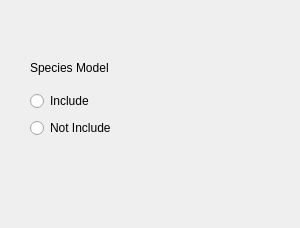
<?xml version="1.0" encoding="UTF-8"?>
<ui version="4.0">
 <class>SpeciesModelPage</class>
 <widget class="QWizardPage" name="SpeciesModelPage">
  <property name="geometry">
   <rect>
    <x>0</x>
    <y>0</y>
    <width>300</width>
    <height>228</height>
   </rect>
  </property>
  <property name="windowTitle">
   <string>WizardPage</string>
  </property>
  <widget class="QWidget" name="title" native="true">
   <property name="geometry">
    <rect>
     <x>30</x>
     <y>50</y>
     <width>171</width>
     <height>35</height>
    </rect>
   </property>
   <layout class="QHBoxLayout" name="horizontalLayout">
    <item>
     <widget class="QLabel" name="Label">
      <property name="text">
       <string>Species Model</string>
      </property>
     </widget>
    </item>
    <item>
     <widget class="QPushButton" name="HelpButton">
      <property name="toolTip">
       <string>When a fluid flow is compressible, the fluid density varies with its pressure. Compressible flows are usually high speed flows with Mach numbers greater than about 0.3. Examples include aerodynamic applications such as flow over a wing or aircraft nacelle as well as industrial applications such as flow through high-performance valves.

Incompressible flows do not have such a variation of density. 
The key differentiation between compressible and incompressible is the velocity of the flow. A fluid such as air that is moving slower than Mach 0.3 is considered incompressible, even though it is a gas. A gas that is run through a compressor is not truly considered compressible (in the thermodynamic sense) unless its velocity exceeds Mach 0.3.</string>
      </property>
      <property name="styleSheet">
       <string notr="true">border-radius: 20px;border-style:none</string>
      </property>
      <property name="text">
       <string/>
      </property>
      <property name="icon">
       <iconset resource="../../resource.qrc">
        <normaloff>:/icons-white/help-circle-outline.svg</normaloff>:/icons-white/help-circle-outline.svg</iconset>
      </property>
      <property name="iconSize">
       <size>
        <width>25</width>
        <height>25</height>
       </size>
      </property>
      <property name="flat">
       <bool>true</bool>
      </property>
     </widget>
    </item>
   </layout>
  </widget>
  <widget class="QWidget" name="widget" native="true">
   <property name="geometry">
    <rect>
     <x>30</x>
     <y>90</y>
     <width>121</width>
     <height>50</height>
    </rect>
   </property>
   <layout class="QVBoxLayout" name="verticalLayout">
    <item>
     <widget class="QRadioButton" name="Include">
      <property name="text">
       <string>Include</string>
      </property>
     </widget>
    </item>
    <item>
     <widget class="QRadioButton" name="NotInclude">
      <property name="text">
       <string>Not Include</string>
      </property>
     </widget>
    </item>
   </layout>
  </widget>
 </widget>
 <resources>
  <include location="../../resource.qrc"/>
 </resources>
 <connections/>
</ui>
